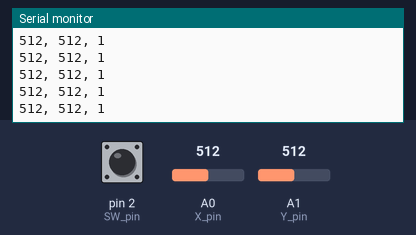
Bench run of a sketch on a simulated Arduino Uno, built with avr-gcc and run on an emulated ATmega328P. Shown: the last lines printed to the serial monitor. Inputs (shaded band) come from the test bench; at power-on: A0 (X_pin) = 512, A1 (Y_pin) = 512, pin 2 (SW_pin) HIGH.

Above: at 1.2 s.
1.3 s: A0 (X_pin) set to 716
At 1.33 s:
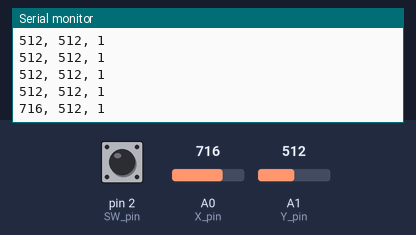
2.8 s: A1 (Y_pin) set to 716
At 2.8 s:
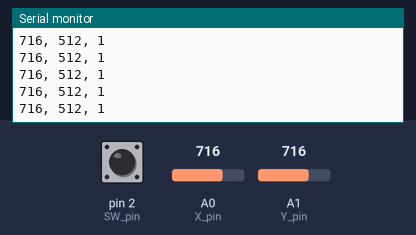
4.3 s: pin 2 (SW_pin) pulled LOW for 0.15 s
At 4.32 s:
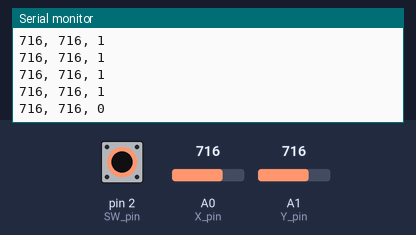
5.9 s: A0 (X_pin) set to 900
At 5.94 s:
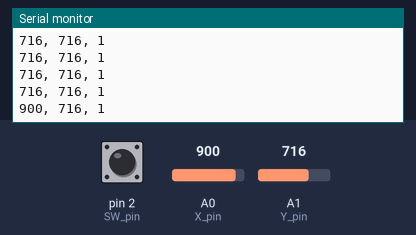
7.4 s: pin 2 (SW_pin) pulled LOW for 1 s
At 7.46 s:
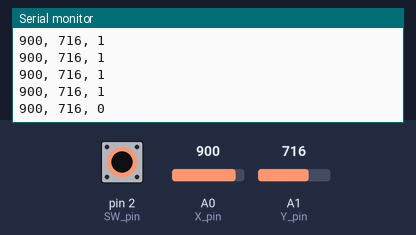
9.9 s: A1 (Y_pin) set to 900
At 9.9 s:
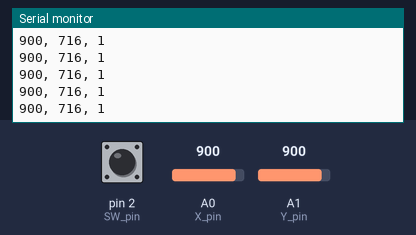
Timing chart, 0 to 12.4 s (numbered marks = the images above; inputs shaded):
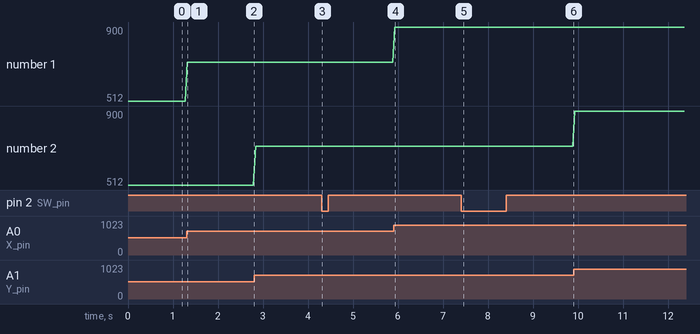

The sketch:

joystick.ino
```cpp
// Arduino pin numbers
const int X_pin = 0; // analog pin connected to X output
const int Y_pin = 1; // analog pin connected to Y output
const int SW_pin = 2; // digital pin connected to switch output

void setup() {
  pinMode(SW_pin, INPUT_PULLUP);
  Serial.begin(115200);
}

void loop() {
  Serial.print(analogRead(X_pin));
  Serial.print(", ");
  Serial.print(analogRead(Y_pin));
  Serial.print(", ");
  Serial.print(digitalRead(SW_pin));
  Serial.println();
  delay(50);
}
```

Measured:
- after the input at 1.3 s, the serial monitor: prints a new line at once (image 1)
- after the input at 4.3 s, the serial monitor: prints a new line at once (image 3)
- after the input at 5.9 s, the serial monitor: prints a new line at once (image 4)
- after the input at 7.4 s, the serial monitor: prints a new line after 0.05 s (image 5)
- plotted number 1: 512 → 716 after the input at 1.3 s, 716 → 900 after the input at 5.9 s
